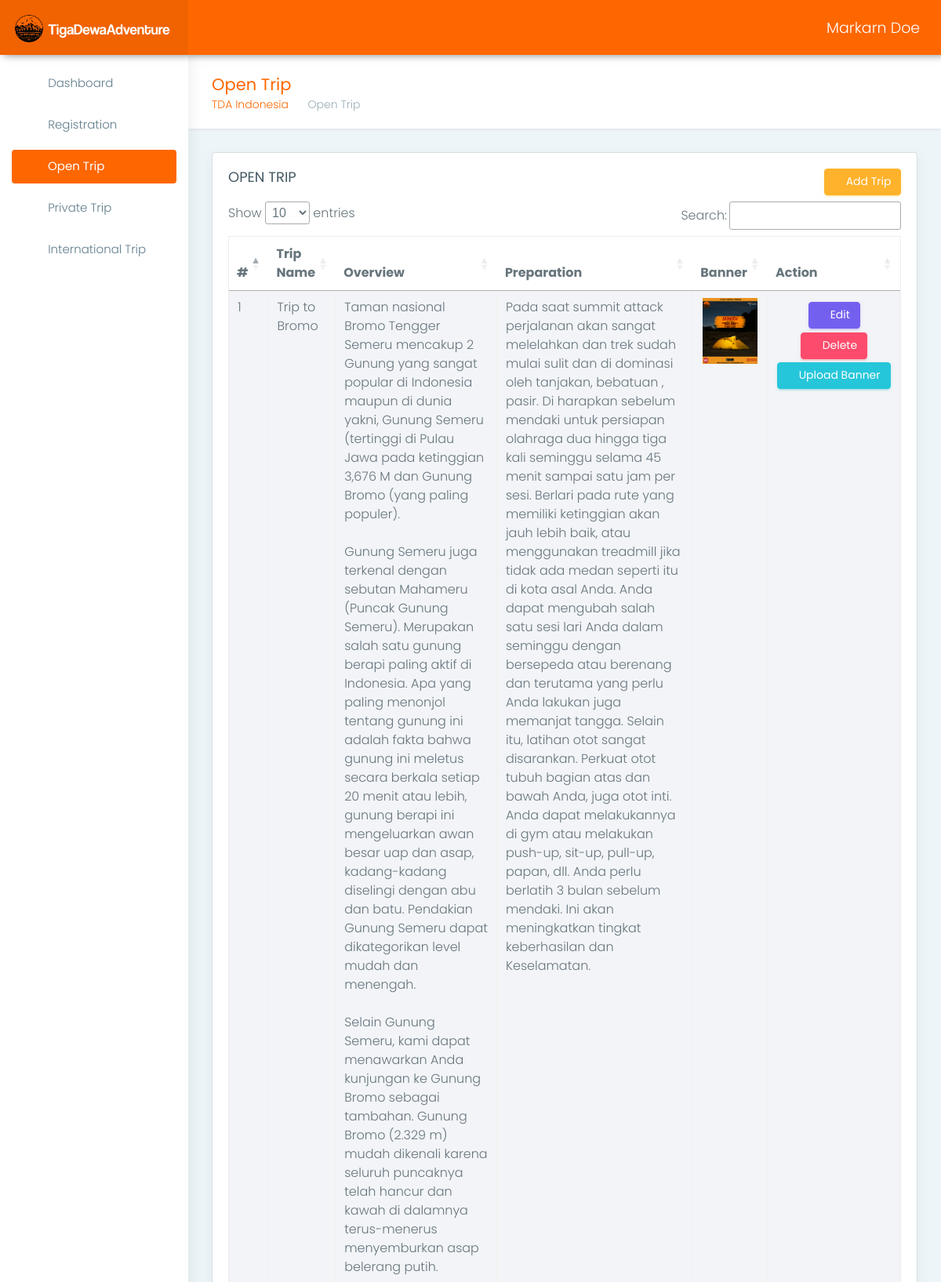
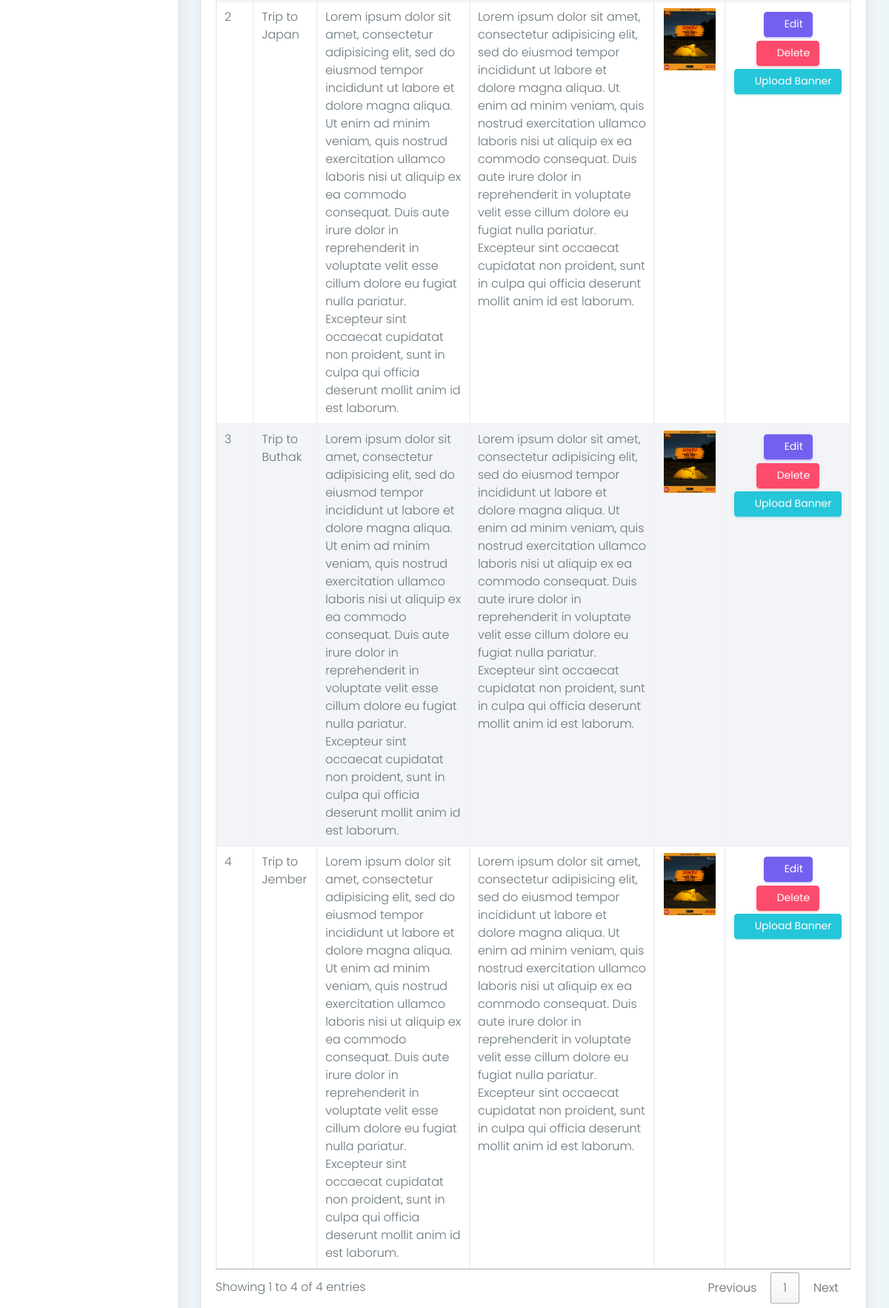
/index.php/_opentrip (upper part), run on the app's committed database (2 pictures, top to bottom).
### tables this page shows
CREATE TABLE `opentrip` (
  `id_opentrip` int(11) NOT NULL,
  `OtripName` varchar(150) NOT NULL,
  `overview` text NOT NULL,
  `preparation` text NOT NULL,
  `tripImages` varchar(200) NOT NULL
);

### application/controllers/_opentrip.php (called while the page is built, shortened)
<?php
class _opentrip extends CI_Controller {
	public function __construct()
	{
		$this->load->model('_opentripmodel', 'otm');
	}
	public function index()
	{
		$data['mp'] = $this->otm->getMP();
		$data['sch'] = $this->otm->getSCH();
		$data['opentrip'] = $this->otm->getOpenTrip();
		$this->load->view('admin/opentrip', $data);
	}
}

### index.php (called while the page is built, shortened)
<?php
require_once BASEPATH.'core/CodeIgniter.php';

### application/models/_opentripmodel.php (called while the page is built, shortened)
<?php
class _opentripmodel extends CI_Model {
  public function getOpenTrip()
  {
    return $this->db->where('id_opentrip !=', 11111)
                    ->get('opentrip')->result();
  }
}

### application/views/admin/opentrip.php (the view, shortened to what this page needs)
<!DOCTYPE html>
<html lang="en">
<head>
    <link href="<?=base_url()?>assets_admin/plugins/bootstrap/css/bootstrap.min.css" rel="stylesheet">
    <link href="<?=base_url()?>assets_admin/plugins/chartist-js/dist/chartist.min.css" rel="stylesheet">
    <link href="<?=base_url()?>assets_admin/plugins/chartist-js/dist/chartist-init.css" rel="stylesheet">
    <link href="<?=base_url()?>assets_admin/plugins/chartist-plugin-tooltip-master/dist/chartist-plugin-tooltip.css" rel="stylesheet">
    <link href="<?=base_url()?>assets_admin/plugins/c3-master/c3.min.css" rel="stylesheet">
    <link href="<?=base_url()?>assets_admin/css/style.css" rel="stylesheet">
    <link href="<?=base_url()?>assets_admin/css/colors/blue.css" id="theme" rel="stylesheet">
    <link rel="stylesheet" type="text/css" href="https://cdn.datatables.net/1.10.20/css/jquery.dataTables.css">
</head>
<body class="fix-header fix-sidebar card-no-border">
    <div id="main-wrapper">
        <header class="topbar">
            <nav class="navbar top-navbar navbar-toggleable-sm navbar-light">
                <div class="navbar-header">
                    <a class="navbar-brand" href="<?=base_url()?>index.php/Admin">
                        <b>
                            <img src="<?=base_url()?>assets_admin/images/tigadewa.png" style="width: 40px; height: 39px;" alt="homepage" class="light-logo" />
                        </b>
                        <span>
                            <img src="<?=base_url()?>assets_admin/images/tgdwtext.png" style="width: 165px; height: 25px; margin-top: 3px; margin-left: -5px;" class="light-logo" alt="homepage" />
                        </span>
                    </a>
                </div>
                <div class="navbar-collapse">
                    <ul class="navbar-nav my-lg-0">
                        <li class="nav-item dropdown">
                            <a class="nav-link dropdown-toggle text-muted waves-effect waves-dark" href="" data-toggle="dropdown" aria-haspopup="true" aria-expanded="false">
                            Markarn Doe</a>
                        </li>
                    </ul>
                </div>
            </nav>
        </header>
        <aside class="left-sidebar">
            <div class="scroll-sidebar">
                <nav class="sidebar-nav active">
                    <ul id="sidebarnav">
                        <li>
                            <a class="waves-effect waves-dark" href="<?=base_url()?>index.php/Admin" aria-expanded="false">
                                <i class="mdi mdi-gauge"></i>
                                <span class="hide-menu">Dashboard</span>
                            </a>
                        </li>
                        <li>
                            <a class="waves-effect waves-dark" href="<?=base_url()?>index.php/_registration" aria-expanded="false">
                                <i class="mdi mdi-account-circle"></i>
                                <span class="hide-menu">Registration</span>
                            </a>
                        </li>
                        <li>
                            <a class="waves-effect waves-dark active" href="#" aria-expanded="false">     <i class="mdi mdi-lock-open"></i>
                                <span class="hide-menu">Open Trip</span>
                            </a>
                        </li>
                        <li>
                            <a class="waves-effect waves-dark" href="table-basic.html" aria-expanded="false">
                                <i class="mdi mdi-lock"></i>
                                <span class="hide-menu">Private Trip</span>
                            </a>
                        </li>
                        <li>
                            <a class="waves-effect waves-dark" href="icon-material.html" aria-expanded="false">    <i class="mdi mdi-earth"></i>
                                <span class="hide-menu">International Trip</span>
                            </a>
                        </li>
                    </ul>
                </nav>
            </div>
        </aside>
        <div class="page-wrapper">
            <div class="container-fluid">
                <div class="row page-titles">
                    <div class="col-md-5 col-8 align-self-center">
                        <h3 class="text-themecolor">Open Trip</h3>
                        <ol class="breadcrumb">
                            <li class="breadcrumb-item"><a href="javascript:void(0)" style="color: #fe6700">TDA Indonesia</a></li>
                            <li class="breadcrumb-item active">Open Trip</li>
                        </ol>
                    </div>
                </div>
                <div class="row">
                    <div class="col-lg-12">
                        <div class="card">
                            <div class="card-block">
                                <div class="row mb-2">
                                    <div class="col-md-6">
                                        <h4 class="card-title text-uppercase">Open Trip</h4>
                                    </div>
                                    <div class="col-md-6">
                                        <a href="#" data-toggle="modal" data-target="#add" class="btn waves-effect waves-light btn-warning pull-right">
                                            <i class="mdi mdi-library-plus"></i> Add Trip
                                        </a>
                                    </div>
                                </div>
                                <div class="table-responsive">
                                    <table class="table table-striped table-bordered" id="dtTables">
                                        <thead>
                                            <tr>
                                                <th>#</th>
                                                <th>Trip Name</th>
                                                <th>Overview</th>
                                                <th>Preparation</th>
                                                <th>Banner</th>
                                                <th>Action</th>
                                            </tr>
                                        </thead>
                                        <tbody>
                                            <?php
                                                foreach ($opentrip as $o ) {
                                                    echo '
                                                        <tr>
                                                            <td>'.$o->id_opentrip.'</td>
                                                            <td>'.$o->OtripName.'</td>
                                                            <td>'.$o->overview.'</td>
                                                            <td>'.$o->preparation.'</td>
                                                            <td align="center"><img src="'.base_url('assets/uploads/'.$o->tripImages).'" style="width: 70px;" alt="img"></td>
                                                            <td align="center">
                                                                <a onclick="edit('.$o->id_opentrip.')" href="#"
                                                                    data-toggle="modal" data-target="#update"
                                                                    class="m-t-5 waves-effect waves-dark btn btn-primary">
                                                                    <i class="mdi mdi-grease-pencil"></i> Edit
                                                                </a>
                                                                <a href="'.base_url('index.php/_opentrip/delete/'.$o->id_opentrip).'"
                                                                    class="m-t-5 waves-effect waves-light btn btn-danger">
                                                                    <i class="mdi mdi-delete"></i> Delete
                                                                </a>
                                                                <a onclick="upload('.$o->id_opentrip.')" href="#"
                                                                    data-toggle="modal" data-target="#upload"
                                                                    class="m-t-5 waves-effect waves-dark btn btn-success">
                                                                    <i class="mdi mdi-upload"></i> Upload Banner
                                                                </a>
                                                            </td>
                                                        </tr>
                                                    ';
                                                }
                                            ?>
                                        </tbody>
                                    </table>
                                </div>
                            </div>
                        </div>
                    </div>
                </div>
            </div>
        </div>
    </div>
</body>
</html>

### assets_admin/css/colors/blue.css (style rules this page uses)
.topbar { background: #fe6700; }
.topbar .navbar-header { background: rgba(0, 0, 0, 0.05); }
.topbar .top-navbar .navbar-header .navbar-brand .light-logo { display: inline-block; color: rgba(255, 255, 255, 0.8); }
.topbar .navbar-light .navbar-nav .nav-item > a.nav-link { color: #ffffff !important; }
.text-themecolor { color: #fe6700 !important; }
.sidebar-nav { background: #fff; }
.sidebar-nav ul li a { color: #607d8b; }
.sidebar-nav ul li a.active, .sidebar-nav ul li a:hover { color: #fe6700; }
.sidebar-nav ul li a.active { color: #fe6700; }
.sidebar-nav > ul > li > a.active i, .sidebar-nav > ul > li > a:hover i { color: #fe6700; }
.sidebar-nav > ul > li > a i { color: #99abb4; }
.sidebar-nav > ul > li > a.active { font-weight: 400; background: #ffffff; color: #1e88e5; }
.card-no-border .sidebar-nav > ul > li > a.active { color: #ffffff; background: #fe6700; }
.card-no-border .sidebar-nav > ul > li > a.active i { color: #ffffff; }
.card-no-border .sidebar-nav > ul > li > a.active:after { border-color: #ffffff; }

### data on the page
opentrip: id_opentrip "1", OtripName "Trip to Bromo", overview "Taman nasional Bromo Tengger Semeru mencakup 2 Gunung yang sangat popular di Indonesia maupun di dunia yakni, Gunung Semeru (tertinggi di Pulau Jawa pada ketinggian 3,676 M dan Gunung Bromo (yang paling populer). Gunung Semeru juga terkenal dengan sebutan Mahameru (Puncak Gunung Semeru). Merupakan salah satu gunung berapi paling aktif di Indonesia. Apa yang paling menonjol tentang gunung ini adalah fakta bahwa gunung ini meletus secara berkala setiap 20 menit atau lebih, gunung berapi ini mengeluarkan awan besar uap dan asap, kadang-kadang diselingi dengan abu dan batu. Pendakian Gunung Semeru dapat dikategorikan level mudah dan menengah. Selain Gunung Semeru, kami dapat menawarkan Anda…", preparation "Pada saat summit attack perjalanan akan sangat melelahkan dan trek sudah mulai sulit dan di dominasi oleh tanjakan, bebatuan , pasir. Di harapkan sebelum mendaki untuk persiapan olahraga dua hingga tiga kali seminggu selama 45 menit sampai satu jam per sesi. Berlari pada rute yang memiliki ketinggian akan jauh lebih baik, atau menggunakan treadmill jika tidak ada medan seperti itu di kota asal Anda. Anda dapat mengubah salah satu sesi lari Anda dalam seminggu dengan bersepeda atau berenang dan terutama yang perlu Anda lakukan juga memanjat tangga. Selain itu, latihan otot sangat disarankan. Perkuat otot tubuh bagian atas dan bawah Anda, juga otot inti. Anda dapat melakukannya di gym atau…", tripImages (picture)
opentrip: id_opentrip "2", OtripName "Trip to Japan", overview "Lorem ipsum dolor sit amet, consectetur adipisicing elit, sed do eiusmod tempor incididunt ut labore et dolore magna aliqua. Ut enim ad minim veniam, quis nostrud exercitation ullamco laboris nisi ut aliquip ex ea commodo consequat. Duis aute irure dolor in reprehenderit in voluptate velit esse cillum dolore eu fugiat nulla pariatur. Excepteur sint occaecat cupidatat non proident, sunt in culpa qui officia deserunt mollit anim id est laborum.", preparation "Lorem ipsum dolor sit amet, consectetur adipisicing elit, sed do eiusmod tempor incididunt ut labore et dolore magna aliqua. Ut enim ad minim veniam, quis nostrud exercitation ullamco laboris nisi ut aliquip ex ea commodo consequat. Duis aute irure dolor in reprehenderit in voluptate velit esse cillum dolore eu fugiat nulla pariatur. Excepteur sint occaecat cupidatat non proident, sunt in culpa qui officia deserunt mollit anim id est laborum.", tripImages (picture)
opentrip: id_opentrip "3", OtripName "Trip to Buthak", overview "Lorem ipsum dolor sit amet, consectetur adipisicing elit, sed do eiusmod tempor incididunt ut labore et dolore magna aliqua. Ut enim ad minim veniam, quis nostrud exercitation ullamco laboris nisi ut aliquip ex ea commodo consequat. Duis aute irure dolor in reprehenderit in voluptate velit esse cillum dolore eu fugiat nulla pariatur. Excepteur sint occaecat cupidatat non proident, sunt in culpa qui officia deserunt mollit anim id est laborum.", preparation "Lorem ipsum dolor sit amet, consectetur adipisicing elit, sed do eiusmod tempor incididunt ut labore et dolore magna aliqua. Ut enim ad minim veniam, quis nostrud exercitation ullamco laboris nisi ut aliquip ex ea commodo consequat. Duis aute irure dolor in reprehenderit in voluptate velit esse cillum dolore eu fugiat nulla pariatur. Excepteur sint occaecat cupidatat non proident, sunt in culpa qui officia deserunt mollit anim id est laborum.", tripImages (picture)
opentrip: id_opentrip "4", OtripName "Trip to Jember", overview "Lorem ipsum dolor sit amet, consectetur adipisicing elit, sed do eiusmod tempor incididunt ut labore et dolore magna aliqua. Ut enim ad minim veniam, quis nostrud exercitation ullamco laboris nisi ut aliquip ex ea commodo consequat. Duis aute irure dolor in reprehenderit in voluptate velit esse cillum dolore eu fugiat nulla pariatur. Excepteur sint occaecat cupidatat non proident, sunt in culpa qui officia deserunt mollit anim id est laborum.", preparation "Lorem ipsum dolor sit amet, consectetur adipisicing elit, sed do eiusmod tempor incididunt ut labore et dolore magna aliqua. Ut enim ad minim veniam, quis nostrud exercitation ullamco laboris nisi ut aliquip ex ea commodo consequat. Duis aute irure dolor in reprehenderit in voluptate velit esse cillum dolore eu fugiat nulla pariatur. Excepteur sint occaecat cupidatat non proident, sunt in culpa qui officia deserunt mollit anim id est laborum.", tripImages (picture)
